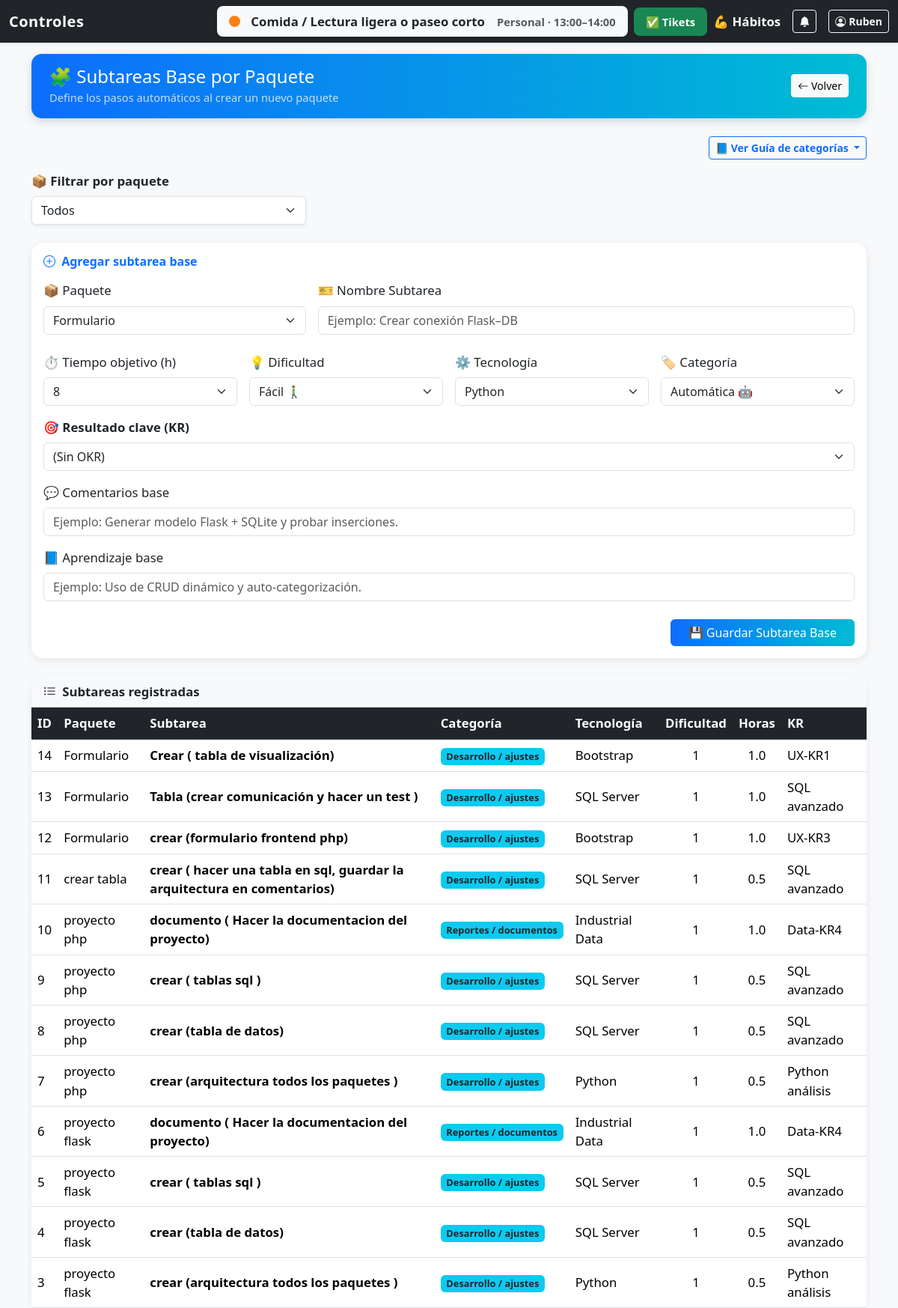
Screenshot of /paquetes/detalles (signed in) with the database file from the repository.
### tables this page shows
CREATE TABLE daily_schedule (
    id INTEGER PRIMARY KEY AUTOINCREMENT,
    username TEXT NOT NULL,
    hora_inicio TEXT NOT NULL,   -- formato 24h "HH:MM"
    hora_fin TEXT NOT NULL,
    actividad TEXT NOT NULL,
    tipo TEXT,
    fase TEXT
, notas TEXT, completado INTEGER DEFAULT 0, reflexion_dia TEXT);

CREATE TABLE paquete_subtareas_detalle (
    id INTEGER PRIMARY KEY AUTOINCREMENT,
    paquete_id INTEGER NOT NULL,
    nombre_subtarea TEXT NOT NULL,
    categoria TEXT,
    prioridad TEXT,
    tecnologia TEXT,
    dificultad INTEGER DEFAULT 1,
    tiempo_objetivo_horas REAL DEFAULT 0,
    aprendizaje TEXT DEFAULT '',
    comentarios TEXT DEFAULT '',
    kr TEXT DEFAULT '',
    FOREIGN KEY(paquete_id) REFERENCES paquete_subtareas(id)
);

CREATE TABLE paquete_subtareas (
    id INTEGER PRIMARY KEY AUTOINCREMENT,
    nombre TEXT NOT NULL,
    descripcion TEXT
, creado_por TEXT, fecha_creacion TEXT DEFAULT CURRENT_TIMESTAMP);

### routes/paquete_routes.py (the view, shortened to what this page needs)
@paquete_bp.route("/detalles", methods=["GET", "POST"])
@login_required
@role_required('admin')
def admin_subdetalles():
    db = get_db(current_app)
    cur = db.cursor()
    paquete_id = request.args.get("paquete_id")
    cur.execute("SELECT id, nombre FROM paquete_subtareas ORDER BY id DESC;")
    paquetes = cur.fetchall()
    if paquete_id:
        cur.execute("""
            SELECT sd.*, p.nombre AS paquete_nombre
            FROM paquete_subtareas_detalle sd
            JOIN paquete_subtareas p ON p.id = sd.paquete_id
            WHERE p.id = ?
            ORDER BY sd.id DESC;
        """, (paquete_id,))
    else:
        cur.execute("""
            SELECT sd.*, p.nombre AS paquete_nombre
            FROM paquete_subtareas_detalle sd
            JOIN paquete_subtareas p ON p.id = sd.paquete_id
            ORDER BY sd.id DESC;
        """)
    subdetalles = cur.fetchall()
    cur.execute("""
    SELECT categoria, GROUP_CONCAT(palabra, ', ') AS palabras, COUNT(*) AS total
    FROM categoria_reglas
    GROUP BY categoria
    ORDER BY categoria;
""")
    reglas = cur.fetchall()
    cur.execute("""
        SELECT categoria, kr
        FROM okr_kr
        WHERE activo = 1
        ORDER BY categoria, kr;
    """)
    okrs = cur.fetchall()
    return render_template("admin_paquete_detalle.html",
                           paquetes=paquetes,
                           subdetalles=subdetalles,
                           paquete_id=paquete_id,
                           reglas=reglas,
                           okrs=okrs)

### auth.py (called while the page is built)
def login_required(f):
    @wraps(f)
    def wrapper(*args, **kwargs):
        if 'user_id' not in session:
            flash("Debes iniciar sesión.", "warning")
            return redirect(url_for('auth.login'))
        return f(*args, **kwargs)
    return wrapper

def role_required(role):
    def decorator(f):
        @wraps(f)
        def wrapper(*args, **kwargs):
            if 'user_role' not in session or session['user_role'] != role:
                flash("No tienes permisos para esa acción.", "danger")
                return redirect(url_for('main.index'))
            return f(*args, **kwargs)
        return wrapper
    return decorator

### models/db.py (called while the page is built, shortened)
def resolve_database_path(app):
    if app and app.config.get("DATABASE"):
        return app.config["DATABASE"]

def get_db(app):
    if "db" not in g:
        db_path = resolve_database_path(app)
        os.makedirs(os.path.dirname(db_path), exist_ok=True)
        g.db = sqlite3.connect(db_path, check_same_thread=False)
        g.db.row_factory = sqlite3.Row
    return g.db

### models/personal.py (called while the page is built)
def get_current_activity(app, username):
    from datetime import datetime
    db = get_db(app)
    cur = db.cursor()
    from zoneinfo import ZoneInfo
    ahora = datetime.now(ZoneInfo("America/Monterrey")).strftime("%H:%M")
    cur.execute("""
        SELECT actividad, tipo, fase, hora_inicio, hora_fin
        FROM daily_schedule
        WHERE username = ?
          AND hora_inicio <= ?
          AND hora_fin > ?
        LIMIT 1;
    """, (username, ahora, ahora))
    row = cur.fetchone()
    if row:
        return dict(row)
    else:
        return {"actividad": "Sin actividades programadas ahora", "tipo": "", "fase": ""}

### templates/admin_paquete_detalle.html (shortened to what this page needs)
{% extends "base.html" %}
{% block content %}
<div class="header-paquete d-flex justify-content-between align-items-center">
    <div>
        <h4 class="mb-0">🧩 Subtareas Base por Paquete</h4>
        <small class="opacity-75">Define los pasos automáticos al crear un nuevo paquete</small>
    </div>
    <a href="{{ url_for('paquete.admin_paquetes') }}" class="btn btn-light btn-sm">
        <i class="bi bi-arrow-left"></i> Volver
    </a>
</div>
<div class="dropdown mb-3 text-end">
    <button class="btn btn-outline-primary btn-sm fw-semibold dropdown-toggle" type="button" id="dropdownRules"
        data-bs-toggle="dropdown" aria-expanded="false">
        📘 Ver Guía de categorías
    </button>
</div>
<form method="get" class="mb-4">
    <div class="row g-2 align-items-end">
        <div class="col-md-4">
            <label class="form-label fw-semibold">📦 Filtrar por paquete</label>
            <select name="paquete_id" class="form-select shadow-sm" onchange="this.form.submit()">
                <option value="">Todos</option>
            </select>
        </div>
    </div>
</form>
<form method="post" class="card card-body mb-4 card-form">
    <h6 class="fw-bold text-primary mb-3">
        <i class="bi bi-plus-circle me-1"></i> Agregar subtarea base
    </h6>
    <div class="row g-3">
        <div class="col-md-4">
            <label class="form-label">📦 Paquete</label>
            <select name="paquete_id" class="form-select" required>
                {% for p in paquetes %}
                <option value="{{ p['id'] }}" {% if p['id']==paquete_id|int %}selected{% endif %}>
                    {{ p['nombre'] }}
                </option>
                {% endfor %}
            </select>
        </div>
        <div class="col-md-8">
            <label class="form-label">🎫 Nombre Subtarea</label>
            <input type="text" name="nombre_subtarea" class="form-control"
                placeholder="Ejemplo: Crear conexión Flask–DB" required>
        </div>
    </div>
    <div class="row g-3 mt-2">
        <div class="col-md-3">
            <label class="form-label">⏱ Tiempo objetivo (h)</label>
            <select name="tiempo_objetivo_horas" class="form-select">
                <option value="8" selected>8</option>
            </select>
        </div>
        <div class="col-md-3">
            <label class="form-label">💡 Dificultad</label>
            <select name="dificultad" class="form-select">
                <option value="1">Fácil 🚶‍♂️</option>
            </select>
        </div>
        <div class="col-md-3">
            <label class="form-label">⚙️ Tecnología</label>
            <select name="tecnologia" class="form-select">
                <option value="Python">Python</option>
            </select>
        </div>
        <div class="col-md-3">
            <label class="form-label">🏷️ Categoría</label>
            <select name="categoria" class="form-select">
                <option value="">Automática 🤖</option>
            </select>
        </div>
    </div>
    <div class="mt-3">
        <label class="form-label fw-semibold">🎯 Resultado clave (KR)</label>
        <select name="kr" id="kr" class="form-select">
            <option value="">(Sin OKR)</option>
            {% set categorias = okrs | groupby('categoria') %}
        </select>
    </div>
    <div class="mt-3">
        <label class="form-label">💬 Comentarios base</label>
        <input type="text" name="comentarios" class="form-control"
            placeholder="Ejemplo: Generar modelo Flask + SQLite y probar inserciones.">
    </div>
    <div class="mt-3">
        <label class="form-label">📘 Aprendizaje base</label>
        <input type="text" name="aprendizaje" class="form-control"
            placeholder="Ejemplo: Uso de CRUD dinámico y auto-categorización.">
    </div>
    <div class="text-end mt-4">
        <button class="btn btn-gradient px-4">💾 Guardar Subtarea Base</button>
    </div>
</form>
<div class="card table-card mt-4">
    <div class="card-header bg-light fw-semibold">
        <i class="bi bi-list-ul me-1"></i> Subtareas registradas
    </div>
    <div class="card-body p-0">
        <div class="table-responsive">
            <table class="table table-hover align-middle mb-0">
                <thead class="table-dark">
                    <tr>
                        <th>ID</th>
                        <th>Paquete</th>
                        <th>Subtarea</th>
                        <th>Categoría</th>
                        <th>Tecnología</th>
                        <th>Dificultad</th>
                        <th>Horas</th>
                        <th>KR</th>
                    </tr>
                </thead>
                <tbody>
                    {% for s in subdetalles %}
                    <tr>
                        <td>{{ s['id'] }}</td>
                        <td>{{ s['paquete_nombre'] }}</td>
                        <td class="fw-semibold">{{ s['nombre_subtarea'] }}</td>
                        <td>
                            {% if s['categoria'] %}
                            <span class="badge bg-info text-dark badge-cat">{{ s['categoria'] }}</span>
                            {% else %}
                            <span class="text-muted">—</span>
                            {% endif %}
                        </td>
                        <td>{{ s['tecnologia'] }}</td>
                        <td class="text-center">{{ s['dificultad'] }}</td>
                        <td class="text-center">{{ s['tiempo_objetivo_horas'] }}</td>
                        <td>{{ s['kr'] or '—' }}</td>
                    </tr>
                    {% else %}
                    <tr>
                        <td colspan="8" class="text-center text-muted py-3">
                            <i class="bi bi-inbox"></i> No hay subtareas base aún.
                        </td>
                    </tr>
                    {% endfor %}
                </tbody>
            </table>
        </div>
    </div>
</div>
{% endblock %}

### templates/base.html (shortened to what this page needs)
<!doctype html>
<html lang="es">
<head>
    <link href="https://cdn.jsdelivr.net/npm/bootstrap@5.3.3/dist/css/bootstrap.min.css" rel="stylesheet">
    <link rel="stylesheet" href="https://cdn.jsdelivr.net/npm/bootstrap-icons@1.10.5/font/bootstrap-icons.css">
</head>
<body>
    {% if request.endpoint != 'auth.login' %}
    <nav class="navbar navbar-dark bg-dark fixed-top shadow-sm">
        <div class="container-fluid d-flex align-items-center justify-content-between flex-nowrap">
            <a class="navbar-brand mb-0" href="{{ url_for('main.estado_general') }}">Controles</a>
            <div class="d-flex align-items-center ms-auto gap-3 flex-nowrap">
                <div class="d-none d-lg-flex align-items-center gap-2 flex-nowrap">
                    {% if current_activity %}
                    <div id="navbar-estado-desktop"
                        class="bg-light text-dark px-3 py-2 rounded-3 shadow-sm d-flex align-items-center gap-2">
                    </div>
                    {% else %}
                    <div id="navbar-estado"
                        class="bg-secondary text-white px-3 py-2 rounded-3 opacity-75 d-flex align-items-center"
                        style="font-size:0.9rem; min-width:230px;">
                        — Sin actividad —
                    </div>
                    {% endif %}
                    <div id="navbar-cierres-desktop"
                        class="bg-success text-white px-3 py-2 rounded-3 shadow-sm small fw-semibold d-flex align-items-center">
                        ✅  Tikets
                    </div>
                    <a class="nav-link text-white fw-semibold" href="{{ url_for('personal.personal_view') }}">💪
                        Hábitos</a>
                </div>
                <button class="btn btn-outline-light btn-sm position-relative flex-shrink-0" id="notifyBell"
                    title="Notificaciones">
                    <i class="bi bi-bell-fill"></i>
                </button>
                {% if session.get('user_id') %}
                <a class="btn btn-outline-light btn-sm fw-semibold d-flex align-items-center gap-1"
                    href="{{ url_for('main.ajustes') }}" title="Ajustes de usuario">
                    <i class="bi bi-person-circle"></i>
                    {{ session.get('username') }}
                </a>
                {% else %}
                <a class="btn btn-outline-light btn-sm" href="{{ url_for('auth.login') }}">Entrar</a>
                {% endif %}
            </div>
        </div>
    </nav>
    {% endif %}
    <div class="container mt-5 pt-4">
        {% block content %}{% endblock %}
    </div>
</body>
</html>

### templates/base.html (style rules this page uses)
body { background-color: #f8f9fa; font-size: 1.05rem; touch-action: manipulation; }
.navbar-brand { font-weight: 600; letter-spacing: 0.5px; }

### templates/admin_paquete_detalle.html (style rules this page uses)
.header-paquete { background: linear-gradient(90deg, #0d6efd, #00bcd4); color: white; border-radius: 14px; padding: 16px 24px; box-shadow: 0 4px 12px rgba(0, 0, 0, 0.15); margin-bottom: 24px; }
.btn-gradient { background: linear-gradient(90deg, #0d6efd, #00bcd4); color: white; border: none; }
.card-form { border: none; border-radius: 16px; box-shadow: 0 3px 12px rgba(0, 0, 0, 0.08); }
.table-card { border: none; border-radius: 16px; box-shadow: 0 3px 10px rgba(0, 0, 0, 0.08); }
.badge-cat { font-size: 0.8rem; font-weight: 600; padding: 0.4em 0.6em; }

### rows the page displays
daily_schedule: get "Ruben"
paquete_subtareas_detalle: id "14", paquete_nombre "Formulario", nombre_subtarea "Crear ( tabla de visualización)", categoria "Desarrollo / ajustes", tecnologia "Bootstrap", dificultad "1", tiempo_objetivo_horas "1.0", kr "UX-KR1"
paquete_subtareas_detalle: id "13", paquete_nombre "Formulario", nombre_subtarea "Tabla (crear comunicación y hacer un test )", categoria "Desarrollo / ajustes", tecnologia "SQL Server", dificultad "1", tiempo_objetivo_horas "1.0", kr "SQL avanzado"
paquete_subtareas_detalle: id "12", paquete_nombre "Formulario", nombre_subtarea "crear (formulario frontend php)", categoria "Desarrollo / ajustes", tecnologia "Bootstrap", dificultad "1", tiempo_objetivo_horas "1.0", kr "UX-KR3"
paquete_subtareas_detalle: id "11", paquete_nombre "crear tabla", nombre_subtarea "crear ( hacer una tabla en sql, guardar la arquitectura en comentarios)", categoria "Desarrollo / ajustes", tecnologia "SQL Server", dificultad "1", tiempo_objetivo_horas "0.5", kr "SQL avanzado"
paquete_subtareas_detalle: id "10", paquete_nombre "proyecto php", nombre_subtarea "documento ( Hacer la documentacion del proyecto)", categoria "Reportes / documentos", tecnologia "Industrial Data", dificultad "1", tiempo_objetivo_horas "1.0", kr "Data-KR4"
paquete_subtareas_detalle: id "9", paquete_nombre "proyecto php", nombre_subtarea "crear ( tablas sql )", categoria "Desarrollo / ajustes", tecnologia "SQL Server", dificultad "1", tiempo_objetivo_horas "0.5", kr "SQL avanzado"
paquete_subtareas_detalle: id "8", paquete_nombre "proyecto php", nombre_subtarea "crear (tabla de datos)", categoria "Desarrollo / ajustes", tecnologia "SQL Server", dificultad "1", tiempo_objetivo_horas "0.5", kr "SQL avanzado"
paquete_subtareas_detalle: id "7", paquete_nombre "proyecto php", nombre_subtarea "crear (arquitectura todos los paquetes )", categoria "Desarrollo / ajustes", tecnologia "Python", dificultad "1", tiempo_objetivo_horas "0.5", kr "Python análisis"
paquete_subtareas_detalle: id "6", paquete_nombre "proyecto flask", nombre_subtarea "documento ( Hacer la documentacion del proyecto)", categoria "Reportes / documentos", tecnologia "Industrial Data", dificultad "1", tiempo_objetivo_horas "1.0", kr "Data-KR4"
paquete_subtareas_detalle: id "5", paquete_nombre "proyecto flask", nombre_subtarea "crear ( tablas sql )", categoria "Desarrollo / ajustes", tecnologia "SQL Server", dificultad "1", tiempo_objetivo_horas "0.5", kr "SQL avanzado"
paquete_subtareas_detalle: id "4", paquete_nombre "proyecto flask", nombre_subtarea "crear (tabla de datos)", categoria "Desarrollo / ajustes", tecnologia "SQL Server", dificultad "1", tiempo_objetivo_horas "0.5", kr "SQL avanzado"
paquete_subtareas_detalle: id "3", paquete_nombre "proyecto flask", nombre_subtarea "crear (arquitectura todos los paquetes )", categoria "Desarrollo / ajustes", tecnologia "Python", dificultad "1", tiempo_objetivo_horas "0.5", kr "Python análisis"

### other values shown
form field paquete_id "Formulario"
